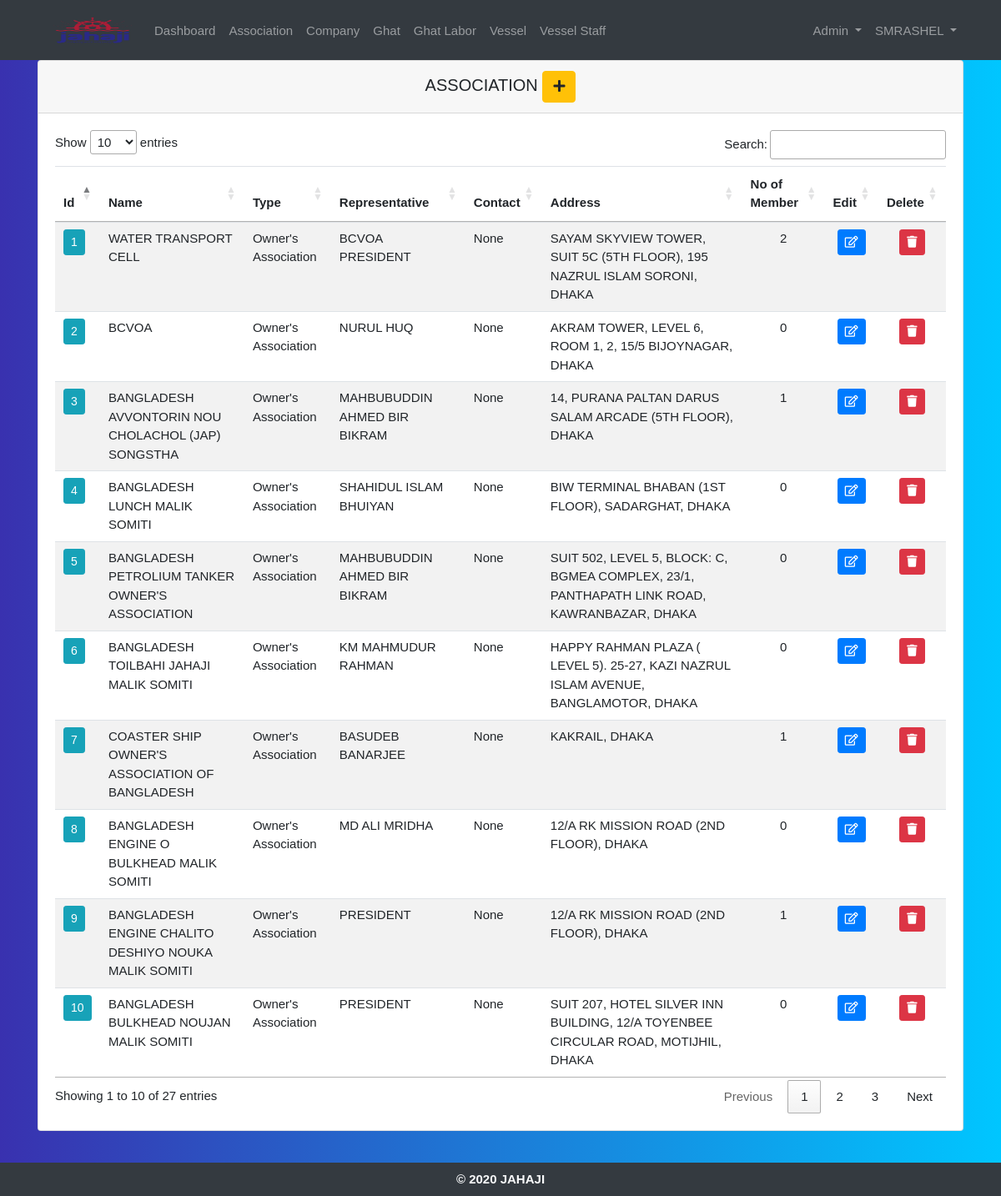
Page /associations/ (signed in) on the committed database.
### crewdatabd/models.py (models this page shows, shortened)
class Association(models.Model):
    CENTRAL = 'central'
    REGIONAL = 'regional'
    OWNER = "Owner's Association"
    LABOR = "Labor's Association"
    ASSOCIATION_TYPE_CHOICES = [
        (OWNER, "Owner's Association"),
        (LABOR, "Labor's Association"),
    ]
    ZONE_TYPE_CHOICES = [
        (CENTRAL, 'Central'),
        (REGIONAL, 'Regional'),
    ]
    association_name = models.CharField('Association Name', max_length=200)
    association_type = models.CharField('Association Type', max_length=200, choices=ASSOCIATION_TYPE_CHOICES)
    zone = models.CharField('Zone', max_length=200, choices=ZONE_TYPE_CHOICES, null=True, blank=True)
    association_address = models.CharField('Address', max_length=200, null=True, blank=True)
    registration_number = models.CharField('Registration Number', unique=True, max_length=200, null=True, blank=True)
    contact_person_1 = models.CharField('Contact Person-1', max_length=200, null=True, blank=True)
    position_1 = models.CharField('Position-1', max_length=200, null=True, blank=True)
    contact_number_1 = models.CharField('Contact No-1', unique=True, max_length=200, null=True, blank=True)
    contact_person_2 = models.CharField('Contact Person-2', max_length=200, null=True, blank=True)
    position_2 = models.CharField('Position-2', max_length=200, null=True, blank=True)
    contact_number_2 = models.CharField('Contact No-2', unique=True, max_length=200, null=True, blank=True)
    association_email = models.EmailField('Email', max_length=200, null=True, blank=True)
    added_by = models.ForeignKey(
        settings.AUTH_USER_MODEL,
        on_delete=models.CASCADE, null=True, blank=True, related_name='+'
    )
    added_date = models.DateTimeField('Added Date', auto_now_add=True, null=True, blank=True)
    updated_by = models.ForeignKey(
        settings.AUTH_USER_MODEL,
        on_delete=models.CASCADE, null=True, blank=True, related_name='+'
    )
    updated_date = models.DateTimeField('Updated Date', auto_now_add=False, null=True, blank=True)

### crewdatabd/decorators.py (the view)
        def wrapper_func(request, *args, **kwargs):
            group = None
            if request.user.groups.exists():
                group = request.user.groups.all()[0].name
            if group in allowed_roles:
                 return view_func(request, *args, **kwargs)
            else:
                return redirect('home')

### crewdatabd/views.py (called while the page is built)
@login_required(login_url='login')
@allowed_users(allowed_roles=['admin', 'manager', 'viewer'])
def associations(request):
    associations = Association.objects.annotate(no_of_member=Count('companie'))
    context = {'associations': associations}
    return render(request, 'crewdatabd/associations.html', context)

### crewdatabd/templates/crewdatabd/associations.html (shortened to what this page needs)
{% extends 'crewdatabd/main.html' %}
{% block content %}
        <div class="card text-black mb-3">
            <h5 class="card-header text-center">ASSOCIATION
            {% for group in user.groups.all %}
              {% if group.name == 'admin' or group.name == 'manager' %}
                <a href="{% url 'create_association' %}" class="btn btn-warning">
                    <i class="fas fa-plus"></i>
                </a>
              {% endif %}
            {% endfor %}
            </h5>
            <div class="card-body">
                <div align="center" style="overflow:auto">
                    <table id="company" class="table table-striped table-hover">
                        <thead>
                            <tr>
                                <th scope="col">Id</th>
                                <th scope="col">Name</th>
                                <th scope="col">Type</th>
                                <th scope="col">Representative</th>
                                <th scope="col">Contact</th>
                                <th scope="col">Address</th>
                                <th scope="col">No of Member</th>
                                {% for group in user.groups.all %}
                                  {% if group.name == 'admin' or group.name == 'manager' %}
                                <th scope="col">Edit</th>
                                <th scope="col">Delete</th>
                                  {% endif %}
                                {% endfor %}
                            </tr>
                        </thead>
                        <tbody>
                        {% for association in associations %}
                            <tr>
                                <td>
                                    <a href="{% url 'association_companies' association.id %}" type="button" class="update-book btn btn-sm btn-info">
                                      {{ association.id }}
                                    </a>
                                </td>
                                <td>{{ association.association_name }}</td>
                                <td>{{ association.association_type }}</td>
                                <td>{{ association.contact_person_1 }}</td>
                                <td>{{ association.contact_number_1 }}</td>
                                <td>{{ association.association_address }}</td>
                                <td class="text-center">{{ association.no_of_member }}</td>
                                {% for group in user.groups.all %}
                                  {% if group.name == 'admin' or group.name == 'manager' %}
                                <td class="text-center">
                                    <a href="{% url 'update_association' association.id %}" type="button" class="update-book btn btn-sm btn-primary">
                                      <i class="far fa-edit"></i>
                                    </a>
                                </td>
                                <td class="text-center">
                                    <a href="{% url 'delete_association' association.id %}" type="button" class="update-book btn btn-sm btn-danger">
                                      <i class="fas fa-trash"></i>
                                    </a>
                                </td>
                                  {% endif %}
                                {% endfor %}
                            </tr>
                        {% endfor %}
                        </tbody>
                    </table>
                </div>
            </div>
        </div>
{% endblock %}

### crewdatabd/templates/crewdatabd/main.html (shortened to what this page needs)
<!DOCTYPE html>
{% load static %}
<html lang="en">
<head>
    <link rel="stylesheet" href="https://maxcdn.bootstrapcdn.com/bootstrap/4.0.0/css/bootstrap.min.css">
    <link rel="stylesheet" href="//code.jquery.com/ui/1.11.4/themes/smoothness/jquery-ui.css">
    <link rel="stylesheet" href="//use.fontawesome.com/releases/v5.0.10/css/all.css">
    <link rel="stylesheet" type="text/css" href="https://cdn.datatables.net/1.10.20/css/jquery.dataTables.min.css">
    <link rel="stylesheet" href="https://cdnjs.cloudflare.com/ajax/libs/datepicker/0.6.5/datepicker.min.css" />
    <link rel="stylesheet" type="text/css" href="{% static '/css/main.css' %}">
    <link rel="stylesheet" type="text/css" href="{% static '/css/seafarer_details.css' %}">
</head>
<body>
    {% include 'crewdatabd/navbar.html' %}
    <div id="container" class="container">
        <div id="main">
            {% block content %}
            {% endblock %}
        </div>
    </div>
    <br>
    {% include 'crewdatabd/footer.html' %}
</body>
<link rel="stylesheet" href="https://cdnjs.cloudflare.com/ajax/libs/datepicker/0.6.5/datepicker.min.css" />
</html>

### crewdatabd/templates/crewdatabd/navbar.html (shortened to what this page needs)
{% load static %}
<nav class="navbar navbar-expand-lg navbar-dark bg-dark">
  <div class="container">
    <div class="collapse navbar-collapse" id="navbarSupportedContent">
      <a class="nav-link" href="{% url 'home' %}">
        <img src="{% static 'images/logo.png' %}" id="logo" alt="logo"  width="100" height="40">
      </a>
      <ul class="navbar-nav mr-auto">
        <li class="nav-item">
          <a class="nav-link" href="{% url 'home' %}">Dashboard</a>
        </li>
        {% for group in user.groups.all %}
          {% if group.name == 'admin' or group.name == 'manager' or group.name == 'viewer' %}
            <li class="nav-item">
              <a class="nav-link" href="{% url 'associations' %}">Association</a>
            </li>
          {% endif %}
        {% endfor %}
        {% for group in user.groups.all %}
          {% if group.name == 'admin' or group.name == 'manager' or group.name == 'jahaji' or group.name == 'viewer' %}
            <li class="nav-item">
              <a class="nav-link" href="{% url 'companies' %}">Company</a>
            </li>
          {% endif %}
        {% endfor %}
        {% for group in user.groups.all %}
          {% if group.name == 'admin' or group.name == 'manager' or group.name == 'jahaji' or group.name == 'viewer' %}
            <li class="nav-item">
              <a class="nav-link" href="{% url 'ghats' %}">Ghat</a>
            </li>
          {% endif %}
        {% endfor %}
        {% for group in user.groups.all %}
          {% if group.name == 'admin' or group.name == 'manager' or group.name == 'ghat' or group.name == 'viewer' %}
            <li class="nav-item">
              <a class="nav-link" href="{% url 'ghat_labors' %}">Ghat Labor</a>
            </li>
          {% endif %}
        {% endfor %}
        {% for group in user.groups.all %}
          {% if group.name == 'admin' or group.name == 'manager' or group.name == 'jahaji' or group.name == 'viewer' %}
            <li class="nav-item">
              <a class="nav-link" href="{% url 'ships' %}">Vessel</a>
            </li>
          {% endif %}
        {% endfor %}
        {% for group in user.groups.all %}
          {% if group.name == 'admin' or group.name == 'manager' or group.name == 'vessel' or group.name == 'viewer' %}
            <li class="nav-item">
              <a class="nav-link" href="{% url 'seafarers' %}">Vessel Staff</a>
            </li>
          {% endif %}
        {% endfor %}
      </ul>
      <ul class="navbar-nav navbar-right">
      {% for group in user.groups.all %}
        {% if group.name == 'admin' or group.name == 'manager' %}
          <li class="nav-item dropdown">
            <a class="nav-link dropdown-toggle" href="#" id="navbarDropdown" role="button" data-toggle="dropdown" aria-haspopup="true" aria-expanded="false">
              Admin
            </a>
          </li>
        {% endif %}
      {% endfor %}
        <li class="nav-item dropdown">
          <a class="nav-link dropdown-toggle" href="#" id="navbarDropdown" role="button" data-toggle="dropdown" aria-haspopup="true" aria-expanded="false">
            {{user.username|upper}}
          </a>
        </li>
      </ul>
    </div>
  </div>
</nav>

### crewdatabd/templates/crewdatabd/footer.html
<footer id="footer" class="footer">
  <div class="container">
    <span><p style="text-align: center;"><strong>© 2020 JAHAJI</strong></p><p style="text-align: left;"> </p></span>
  </div>
</footer>

### static/css/main.css (style rules this page uses)
html { position: relative; min-height: 100%; }
body { margin-bottom: 40px; font-family: "segoe-ui", "open-sans", tahoma, arial; font-size: 15px; }
.navbar-nav >li >a, .navbar-brand { color: #f8f9fa; padding-top: 5px !important; padding-bottom: 10px !important; height: 30px; }
.navbar { min-height: 30px !important; }
#footer { color: #f8f9fa; background-color: #343a40; position: absolute; bottom: 0; width: 100%; height: 40px; line-height: 40px; }

### static/css/seafarer_details.css (style rules this page uses)
body { background: -webkit-linear-gradient(left, #3931af, #00c6ff); }

### rows in the picture
Association: id "1", association_name "WATER TRANSPORT CELL", association_type "Owner's Association", contact_person_1 "BCVOA PRESIDENT", contact_number_1 "None", association_address "SAYAM SKYVIEW TOWER, SUIT 5C (5TH FLOOR), 195 NAZRUL ISLAM SORONI, DHAKA", no_of_member "2"
Association: id "2", association_name "BCVOA", association_type "Owner's Association", contact_person_1 "NURUL HUQ", contact_number_1 "None", association_address "AKRAM TOWER, LEVEL 6, ROOM 1, 2, 15/5 BIJOYNAGAR, DHAKA", no_of_member "0"
Association: id "3", association_name "BANGLADESH AVVONTORIN NOU CHOLACHOL (JAP) SONGSTHA", association_type "Owner's Association", contact_person_1 "MAHBUBUDDIN AHMED BIR BIKRAM", contact_number_1 "None", association_address "14, PURANA PALTAN DARUS SALAM ARCADE (5TH FLOOR), DHAKA", no_of_member "1"
Association: id "4", association_name "BANGLADESH LUNCH MALIK SOMITI", association_type "Owner's Association", contact_person_1 "SHAHIDUL ISLAM BHUIYAN", contact_number_1 "None", association_address "BIW TERMINAL BHABAN (1ST FLOOR), SADARGHAT, DHAKA", no_of_member "0"
Association: id "5", association_name "BANGLADESH PETROLIUM TANKER OWNER'S ASSOCIATION", association_type "Owner's Association", contact_person_1 "MAHBUBUDDIN AHMED BIR BIKRAM", contact_number_1 "None", association_address "SUIT 502, LEVEL 5, BLOCK: C, BGMEA COMPLEX, 23/1, PANTHAPATH LINK ROAD, KAWRANBAZAR, DHAKA", no_of_member "0"
Association: id "6", association_name "BANGLADESH TOILBAHI JAHAJI MALIK SOMITI", association_type "Owner's Association", contact_person_1 "KM MAHMUDUR RAHMAN", contact_number_1 "None", association_address "HAPPY RAHMAN PLAZA ( LEVEL 5). 25-27, KAZI NAZRUL ISLAM AVENUE, BANGLAMOTOR, DHAKA", no_of_member "0"
Association: id "7", association_name "COASTER SHIP OWNER'S ASSOCIATION OF BANGLADESH", association_type "Owner's Association", contact_person_1 "BASUDEB BANARJEE", contact_number_1 "None", association_address "KAKRAIL, DHAKA", no_of_member "1"
Association: id "8", association_name "BANGLADESH ENGINE O BULKHEAD MALIK SOMITI", association_type "Owner's Association", contact_person_1 "MD ALI MRIDHA", contact_number_1 "None", association_address "12/A RK MISSION ROAD (2ND FLOOR), DHAKA", no_of_member "0"
Association: id "9", association_name "BANGLADESH ENGINE CHALITO DESHIYO NOUKA MALIK SOMITI", association_type "Owner's Association", contact_person_1 "PRESIDENT", contact_number_1 "None", association_address "12/A RK MISSION ROAD (2ND FLOOR), DHAKA", no_of_member "1"
Association: id "10", association_name "BANGLADESH BULKHEAD NOUJAN MALIK SOMITI", association_type "Owner's Association", contact_person_1 "PRESIDENT", contact_number_1 "None", association_address "SUIT 207, HOTEL SILVER INN BUILDING, 12/A TOYENBEE CIRCULAR ROAD, MOTIJHIL, DHAKA", no_of_member "0"

### other values in the picture
{{ user.username|upper }} "SMRASHEL"
